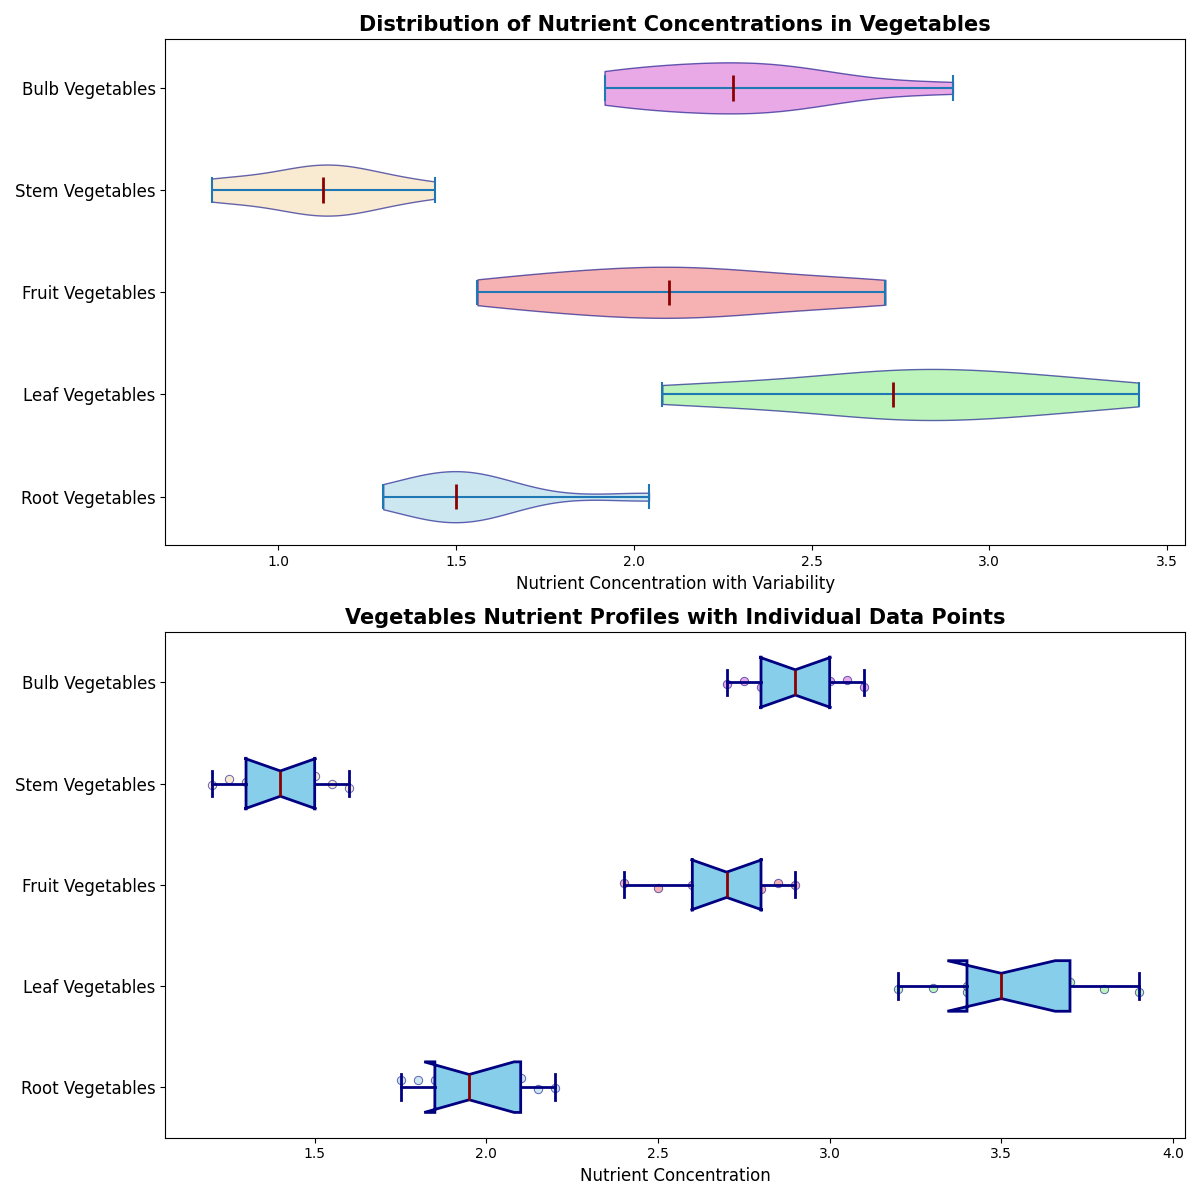

Reproduce this figure in Python.
import matplotlib.pyplot as plt
import numpy as np

# Define artificial data for each vegetable type, adding stem and bulb vegetables
root_vegetables = [1.8, 2.0, 1.9, 2.1, 1.75, 2.2, 1.95, 2.15, 1.85]
leaf_vegetables = [3.4, 3.6, 3.5, 3.3, 3.8, 3.2, 3.7, 3.4, 3.9]
fruit_vegetables = [2.6, 2.8, 2.7, 2.5, 2.9, 2.4, 2.75, 2.85, 2.65]
stem_vegetables = [1.3, 1.5, 1.4, 1.2, 1.6, 1.25, 1.45, 1.35, 1.55]
bulb_vegetables = [3.0, 2.8, 2.9, 3.1, 2.7, 2.95, 2.85, 3.05, 2.75]

# Create variations data for the violin plot
variation_factors = [0.8, 0.75, 0.85, 0.7, 0.9, 0.65, 0.8, 0.95, 0.7]
root_vegetables_var = np.multiply(root_vegetables, variation_factors)
leaf_vegetables_var = np.multiply(leaf_vegetables, variation_factors)
fruit_vegetables_var = np.multiply(fruit_vegetables, variation_factors)
stem_vegetables_var = np.multiply(stem_vegetables, variation_factors)
bulb_vegetables_var = np.multiply(bulb_vegetables, variation_factors)

# Prepare data for the plots
box_plot_data = [root_vegetables, leaf_vegetables, fruit_vegetables, stem_vegetables, bulb_vegetables]
violin_plot_data = [root_vegetables_var, leaf_vegetables_var, fruit_vegetables_var, stem_vegetables_var, bulb_vegetables_var]
labels = ["Root Vegetables", "Leaf Vegetables", "Fruit Vegetables", "Stem Vegetables", "Bulb Vegetables"]

# Create subplots
fig, axs = plt.subplots(2, 1, figsize=(12, 12))

# First subplot: Violin plot
violin_parts = axs[0].violinplot(violin_plot_data, vert=False, showmeans=False, showmedians=True)

# Customizing color of violin plots
colors = ['lightblue', 'lightgreen', 'lightcoral', 'wheat', 'orchid']
for pc, color in zip(violin_parts['bodies'], colors):
    pc.set_facecolor(color)
    pc.set_edgecolor('navy')
    pc.set_alpha(0.6)

# Set color for median lines
violin_parts['cmedians'].set_color('darkred')
violin_parts['cmedians'].set_linewidth(2)

# Titles and labels for the violin plot
axs[0].set_title("Distribution of Nutrient Concentrations in Vegetables", fontsize=15, fontweight='bold')
axs[0].set_xlabel("Nutrient Concentration with Variability", fontsize=12)
axs[0].set_yticks(np.arange(1, len(labels) + 1))
axs[0].set_yticklabels(labels, fontsize=12)

# Second subplot: Box plot with overlay of individual data points
axs[1].boxplot(box_plot_data, vert=False, patch_artist=True, notch=True, 
               boxprops=dict(facecolor='skyblue', color='navy', linewidth=2),
               whiskerprops=dict(color='navy', linewidth=2),
               capprops=dict(color='navy', linewidth=2),
               medianprops=dict(color='darkred', linewidth=2))

# Overlaying individual data points
for i, data in enumerate(box_plot_data):
    y = np.random.normal(i + 1, 0.04, size=len(data))
    axs[1].scatter(data, y, alpha=0.6, color=colors[i], edgecolor='darkblue', linewidth=0.7)

# Titles and labels for the box plot
axs[1].set_title("Vegetables Nutrient Profiles with Individual Data Points", fontsize=15, fontweight='bold')
axs[1].set_xlabel("Nutrient Concentration", fontsize=12)
axs[1].set_yticks(np.arange(1, len(labels) + 1))
axs[1].set_yticklabels(labels, fontsize=12)

# Adjust layout for both plots
plt.tight_layout()

# Show the plot
plt.show()
